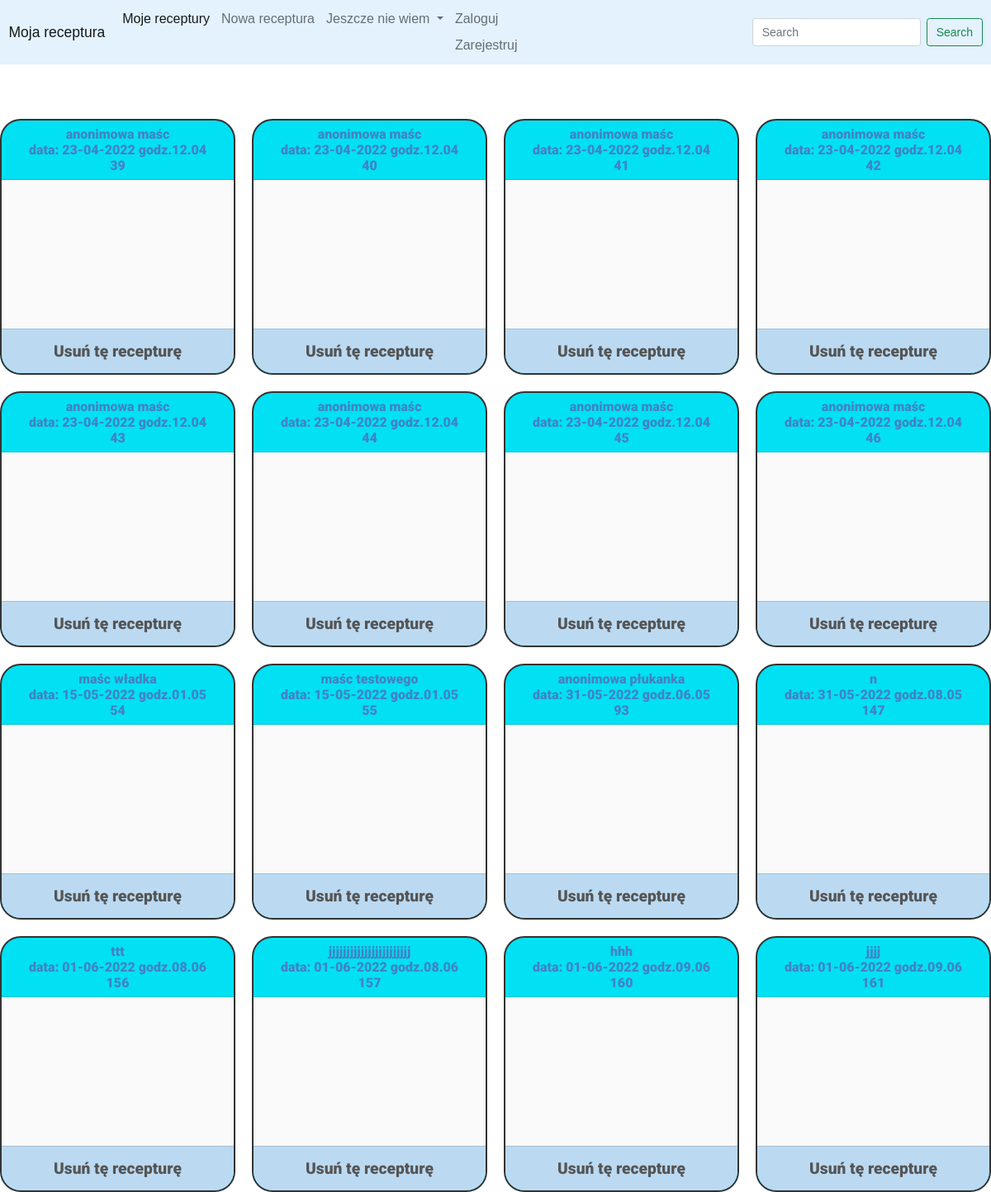
Page /mojerec on the earlier database version.
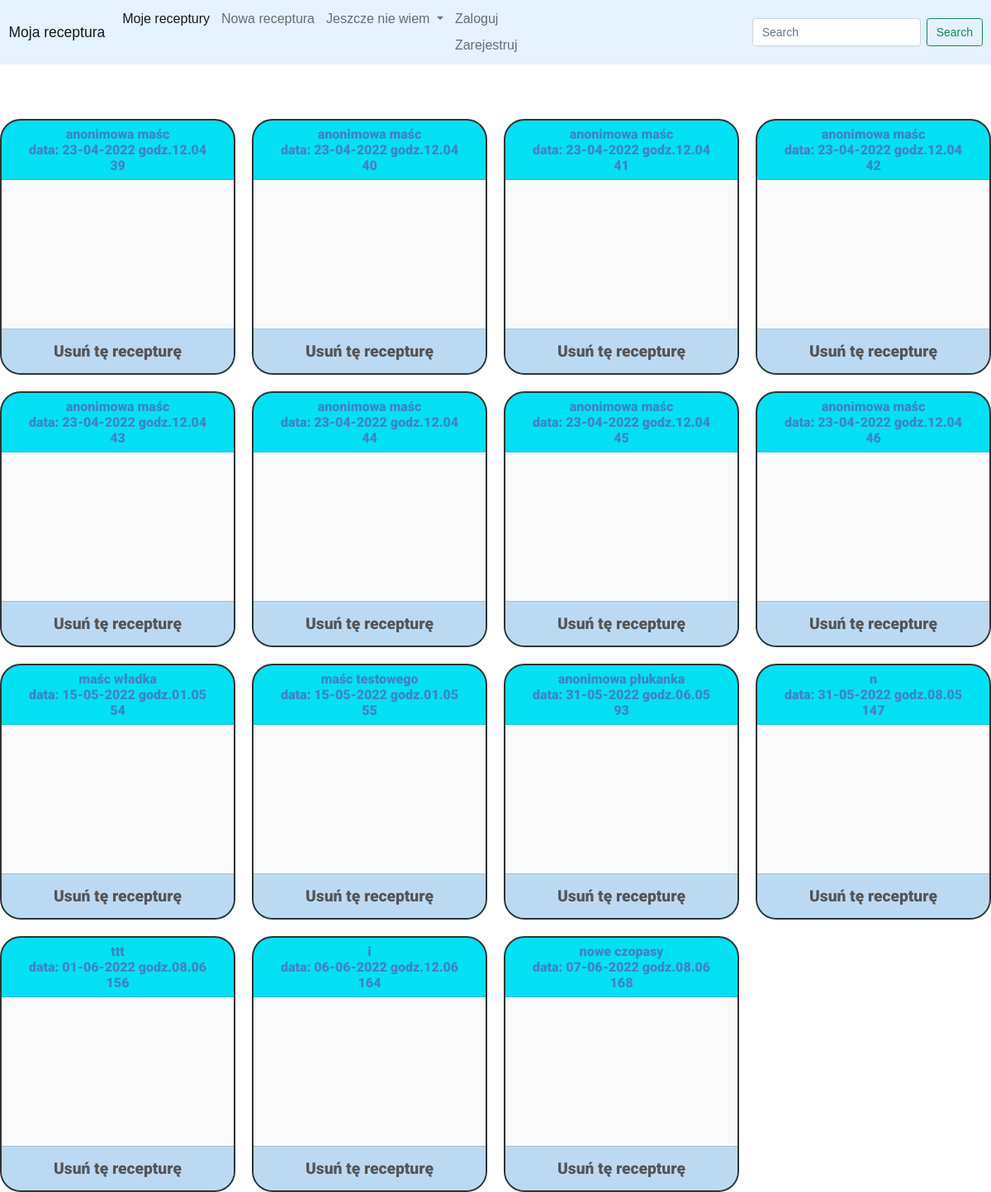
Same page on the later database version.
### recipes/models.py (models this page shows, shortened)
class Receptura (models.Model):
    rodzaje=(('1','Maść'),('2','czopki i globulki'),('3','receptura płynna'))
    czop_czy_glob=(('1','czopki'),('2','globulki'))
    tak_czy_nie = (('1', 'tak'), ('2', 'nie'))
    nazwa=models.CharField( max_length=20)
    date=models.DateTimeField(auto_now_add=True)
    rodzaj=models.TextField(choices=rodzaje,blank=True, null=True)
    czopki_czy_globulki=models.TextField(choices=czop_czy_glob, blank=True, null=True)
    ilosc_czop_glob = models.CharField(max_length=40, blank=True, null=True, default='')
    masa_docelowa_czop_glob = models.CharField(max_length=40, blank=True, null=True, default='')
    czy_ilosc_oleum_pomnozyc =models.TextField(choices=czop_czy_glob, blank=True, null=True)
    ilosc_masci =models.CharField(max_length=40, blank=True, null=True, default='')
    ilosc_gramow = models.CharField(max_length=40, blank=True, null=True, default='')
    owner=models.ForeignKey(User,blank = True, null = True,on_delete=models.CASCADE)
    session = models.ForeignKey(Session, null=True,on_delete=models.CASCADE)

### recipes/views.py (the view)
# urls.py: path('mojerec',views.mojeRec,name='mojerec'),
def mojeRec (request):
    if not request.session.exists(request.session.session_key):
        request.session.create()
    print("request.session.session_key", request.session.session_key)
    sys.stdout.flush()
    if request.user.is_anonymous ==False:
        moje_receptury=Receptura.objects.filter(owner=request.user).order_by('date')
    else:
        moje_receptury = Receptura.objects.filter(session=request.session.session_key).order_by('date') #request.session.get("name")
    context={'receptury':moje_receptury}
    return render(request,'mojerec.html',context)

### templates/mojerec.html (shortened to what this page needs)
<!DOCTYPE html>
<html lang="en">
<head>
</head>
<body>
{% extends 'base.html' %}
{% load static %}
{% block content %}
<br><br>
<div class="cards-rec-container">
  {% for i in receptury %}
  <div class="cont">
      <a href="{% url 'receptura' i.id %}">
        <div class="card-header">
        {{ i.nazwa }}
        <br>
        data: {{ i.date|date:"d-m-Y" }} godz.{{ i.date|date:"h.m" }}
        <div class='pk-class' id="pk-box">
        {{ i.pk }}
        </div>
      </div>
          <div id="{{i.pk}}-skladniki" class="card-sklad-rec"> </div>
      </a>
      <div type="button" class="card-footer" data-bs-toggle="modal" data-bs-target="#exampleModal-{{i.pk}}">
        Usuń tę recepturę
      </div>
</div>
{% endfor %}
</div>
{% endblock %}

Differences in the rows shown:
removed Receptura: nazwa "jjjjjjjjjjjjjjjjjjjjjjj", date "01-06-2022", date "08.06", pk "157"
removed Receptura: nazwa "hhh", date "01-06-2022", date "09.06", pk "160"
removed Receptura: nazwa "jjjj", date "01-06-2022", date "09.06", pk "161"
added Receptura: nazwa "i", date "06-06-2022", date "12.06", pk "164"
added Receptura: nazwa "nowe czopasy", date "07-06-2022", date "08.06", pk "168"
